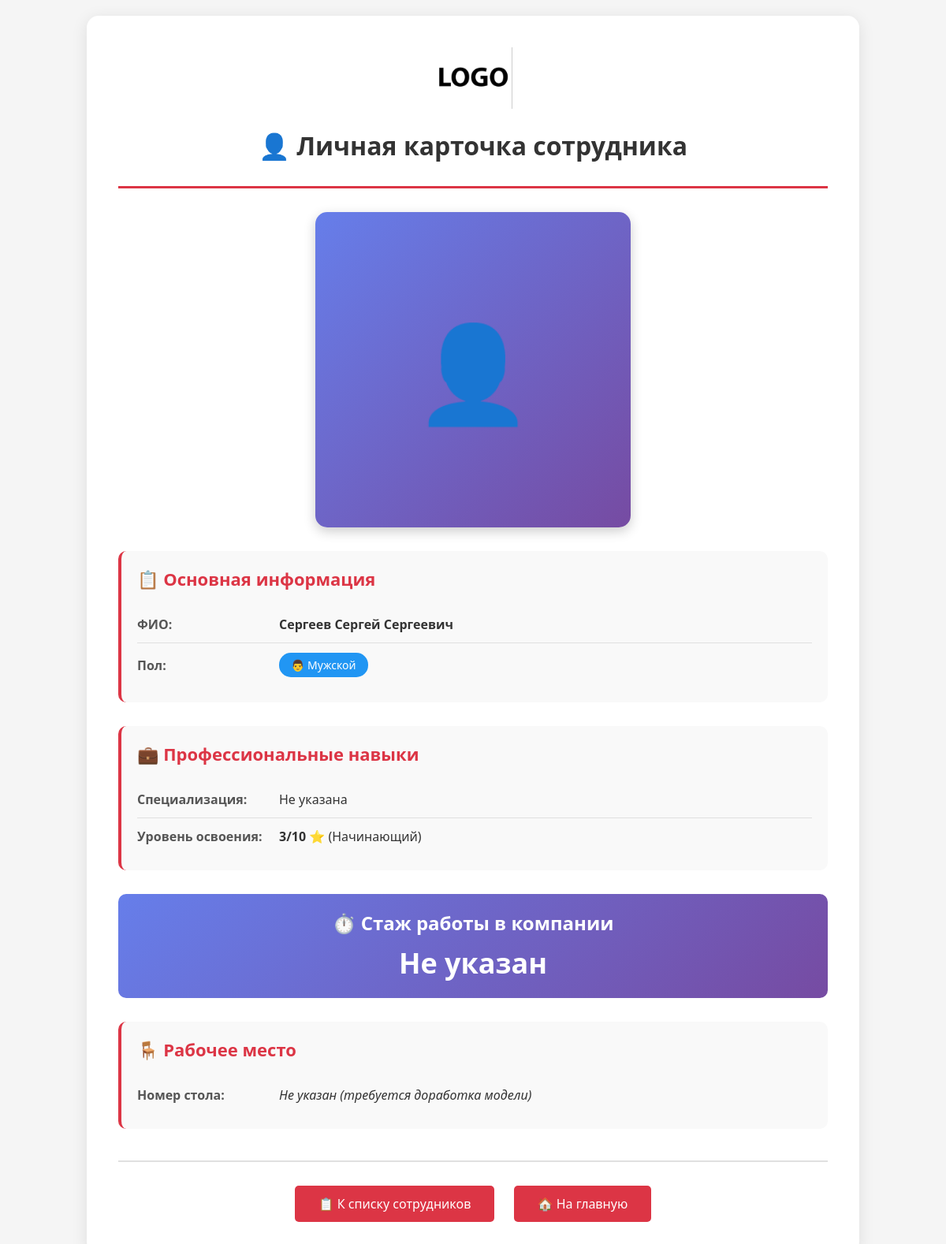
The app's page /person/3/ (signed in) with its own data.
### workers/models.py (models this page shows, shortened)
class Person(models.Model):
    name = models.CharField(
        'ФИО (при наличии)',
        max_length=200,
        null=True,
        help_text='Полное имя сотрудника'
    )
    sex = models.CharField(
        'Пол',
        choices=CHOICE_SEX,
        null=True,
        max_length=10  # ИСПРАВЛЕНО: увеличен размер поля
    )
    skills = models.CharField(
        'Навыки',
        choices=CHOICE_SKILLS,
        null=True,
        max_length=50  # ИСПРАВЛЕНО: увеличен размер для новых названий
    )
    skill_level = models.CharField(
        'Уровень освоения навыка',
        choices=CHOICE_SKILL_LEVEL,
        max_length=2,  # ИСПРАВЛЕНО: достаточно 2 символов для '10'
        null=True
    )
    description = models.TextField(  # ИСПРАВЛЕНО: TextField для длинного текста
        'Описание',
        blank=True,
        null=True,
        help_text='Дополнительная информация о сотруднике'
    )
    is_on_main = models.BooleanField(
        'Показывать на главной',
        default=False,
        help_text='Отметьте, если сотрудник должен отображаться на главной странице'
    )
    employment_date = models.DateField(
        'Дата приёма на работу',
        auto_now=False,
        auto_now_add=False,
        null=True,
        blank=True,
        help_text='Дата, когда сотрудник был принят на работу'
    )
    gallery = models.ImageField(
        'Фото сотрудника',
        upload_to='images/',  # ИСПРАВЛЕНО: добавлен слэш
        null=True,
        blank=True,
        help_text='Основное фото сотрудника'
    )
    class Meta:
        ordering = ['-employment_date']  # ИСПРАВЛЕНО: сортировка по дате (новые первые)
        verbose_name = 'IT-специалист'
        verbose_name_plural = 'IT-специалисты'

### workers/views.py (the view)
# urls.py: path('person/<int:pk>/', detail, name='detail'),
@login_required
def detail(request, pk):
    template_name = 'HomeWork/detail.html'
    person = get_object_or_404(Person, pk=pk)
    context = {
        'person': person,  # Передаём объект сотрудника в шаблон
    }
    return render(request, template_name, context)

### templates/HomeWork/detail.html (shortened to what this page needs)
<!DOCTYPE html>
<html lang="ru">
<head>
    {% load static %}
</head>
<body>
    <div class="container">
        <header>
            <img src="{% static 'img/1.jpeg' %}" alt="Логотип компании" />
            <h1>👤 Личная карточка сотрудника</h1>
        </header>
        <div class="main-photo">
            {% if person.gallery %}
                <img src="{{ person.gallery.url }}" alt="{{ person.name }}" />
            {% else %}
                <div class="no-main-photo">👤</div>
            {% endif %}
        </div>
        <div class="info-section">
            <h2>📋 Основная информация</h2>
            <div class="info-row">
                <div class="info-label">ФИО:</div>
                <div class="info-value">
                    <strong>{{ person.name|default:"Не указано" }}</strong>
                </div>
            </div>
            <div class="info-row">
                <div class="info-label">Пол:</div>
                <div class="info-value">
                    {% if person.sex == 'male' %}
                        <span class="badge badge-male">👨 {{ person.get_sex_display }}</span>
                    {% elif person.sex == 'female' %}
                        <span class="badge badge-female">👩 {{ person.get_sex_display }}</span>
                    {% else %}
                        Не указан
                    {% endif %}
                </div>
            </div>
        </div>
        <div class="info-section">
            <h2>💼 Профессиональные навыки</h2>
            <div class="info-row">
                <div class="info-label">Специализация:</div>
                <div class="info-value">
                    {% if person.skills == 'frontend' %}
                        <span class="badge badge-frontend">💻 {{ person.get_skills_display }}</span>
                    {% elif person.skills == 'backend' %}
                        <span class="badge badge-backend">⚙️ {{ person.get_skills_display }}</span>
                    {% elif person.skills == 'testing' %}
                        <span class="badge badge-testing">🔍 {{ person.get_skills_display }}</span>
                    {% elif person.skills == 'project_management' %}
                        <span class="badge badge-management">📊 {{ person.get_skills_display }}</span>
                    {% else %}
                        Не указана
                    {% endif %}
                </div>
            </div>
            <div class="info-row">
                <div class="info-label">Уровень освоения:</div>
                <div class="info-value">
                    {% if person.skill_level %}
                        <strong>{{ person.skill_level }}/10</strong>
                        {% if person.skill_level|add:"0" >= 8 %}
                            ⭐⭐⭐ (Эксперт)
                        {% elif person.skill_level|add:"0" >= 5 %}
                            ⭐⭐ (Средний)
                        {% else %}
                            ⭐ (Начинающий)
                        {% endif %}
                    {% else %}
                        Не указан
                    {% endif %}
                </div>
            </div>
        </div>
        <div class="experience-highlight">
            ⏱️ Стаж работы в компании
            <span>
                {% if person.employment_date %}
                    {{ person.get_work_experience_days }} дней
                {% else %}
                    Не указан
                {% endif %}
            </span>
        </div>
        <div class="info-section">
            <h2>🪑 Рабочее место</h2>
            <div class="info-row">
                <div class="info-label">Номер стола:</div>
                <div class="info-value">
                    <em>Не указан (требуется доработка модели)</em>
                </div>
            </div>
        </div>
        <div class="nav-links">
            <a href="{% url 'workers:list' %}">📋 К списку сотрудников</a>
            <a href="{% url 'workers:home' %}">🏠 На главную</a>
        </div>
    </div>
</body>
</html>

### templates/HomeWork/detail.html (style rules this page uses)
body { font-family: 'Segoe UI', Tahoma, Geneva, Verdana, sans-serif; margin: 0; padding: 20px; background-color: #f5f5f5; }
.container { max-width: 900px; margin: 0 auto; background: white; padding: 40px; border-radius: 15px; box-shadow: 0 4px 20px rgba(0,0,0,0.1); }
header { text-align: center; margin-bottom: 30px; padding-bottom: 20px; border-bottom: 3px solid #dc3545; }
header img { width: 100px; margin-bottom: 10px; }
h1 { color: #333; margin: 10px 0; }
.main-photo { text-align: center; margin: 30px 0; }
.no-main-photo { width: 400px; max-width: 100%; height: 400px; background: linear-gradient(135deg, #667eea 0%, #764ba2 100%); border-radius: 15px; display: flex; align-items: center; justify-content: center; color: white; font-size: 120px; margin: 0 auto; box-shadow: 0 5px 15px rgba(0,0,0,0.2); }
.info-section { margin: 30px 0; padding: 20px; background: #f9f9f9; border-radius: 10px; border-left: 4px solid #dc3545; }
.info-section h2 { color: #dc3545; margin-top: 0; margin-bottom: 20px; font-size: 22px; }
.info-row { display: grid; grid-template-columns: 180px 1fr; padding: 12px 0; border-bottom: 1px solid #e0e0e0; align-items: center; }
.info-row:last-child { border-bottom: none; }
.info-label { font-weight: 600; color: #555; }
.info-value { color: #333; font-size: 16px; }
.badge { display: inline-block; padding: 6px 15px; border-radius: 15px; font-size: 14px; font-weight: 500; color: white; }
.badge-male { background: #2196F3; }
.nav-links { text-align: center; margin-top: 40px; padding-top: 30px; border-top: 2px solid #e0e0e0; }
.nav-links a { display: inline-block; padding: 12px 30px; background: #dc3545; color: white; text-decoration: none; border-radius: 5px; margin: 0 10px; transition: background 0.3s; }
.experience-highlight { background: linear-gradient(135deg, #667eea 0%, #764ba2 100%); color: white; padding: 20px; border-radius: 10px; text-align: center; font-size: 24px; font-weight: bold; margin: 20px 0; }
.experience-highlight span { font-size: 36px; display: block; margin-top: 10px; }

### records on screen
Person: name "Сергеев Сергей Сергеевич", sex "Мужской", skill_level "3"
